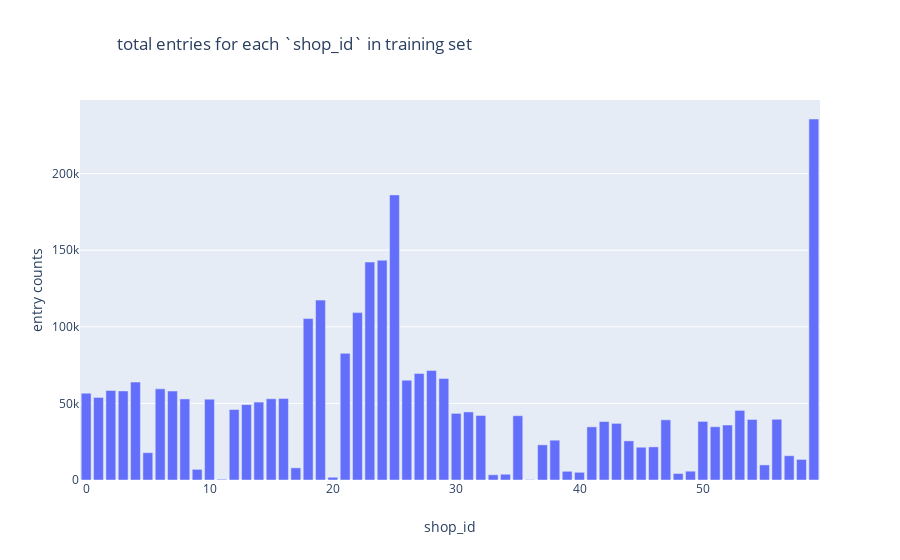

The notebook cell saved with this chart:
### Markdown cell above
### `shop_id` histogram in `sales_train`

### Code cell
layout = go.Layout(
    title=go.layout.Title(
        text='total entries for each `shop_id` in training set',
        xref='paper',
    ),
    xaxis=go.layout.XAxis(
        title=go.layout.xaxis.Title(
            text='shop_id',
        )
    ),
    yaxis=go.layout.YAxis(
        title=go.layout.yaxis.Title(
            text='entry counts',
        )
    ),
    
    
)

fig = go.Figure(data=[go.Bar(y=sales_train['shop_id'].value_counts(normalize=False), x=sales_train['shop_id'].unique())], layout=layout)
fig.show()

### Figure 1 — Plotly figure (JSON) as saved in the notebook; plotly's stock layout.template omitted (floating-point values rounded to 4 significant figures)
{"data": [{"type": "bar", "x": [59, 25, 24, 23, 19, 22, 18, 21, 28, 27, 29, 26, 4, 6, 2, 3, 7, 0, 1, 16, 15, 8, 10, 14, 13, 12, 53, 31, 30, 32, 35, 56, 54, 47, 50, 42, 43, 52, 51, 41, 38, 44, 37, 46, 45, 5, 57, 58, 55, 17, 9, 49, 39, 40, 48, 34, 33, 20, 11, 36], "y": [235636, 186104, 143480, 142234, 117428, 109253, 105366, 82663, 71441, 69573, 66321, 65173, 63911, 59511, 58445, 58133, 58076, 56695, 53910, 53227, 53032, 52921, 52734, 50860, 49225, 46013, 45434, 44433, 43502, 42108, 41967, 39638, 39530, 39282, 38242, 38179, 36979, 35891, 34769, 34694, 25991, 25532, 22950, 21612, 21397, 17824, 15849, 13440, 9857, 7947, 6963, 5752, 5678, 5027, 4257, 3751, 3412, 1792, 499, 306]}], "layout": {"title": {"text": "total entries for each `shop_id` in training set", "xref": "paper"}, "xaxis": {"title": {"text": "shop_id"}}, "yaxis": {"title": {"text": "entry counts"}}}}
